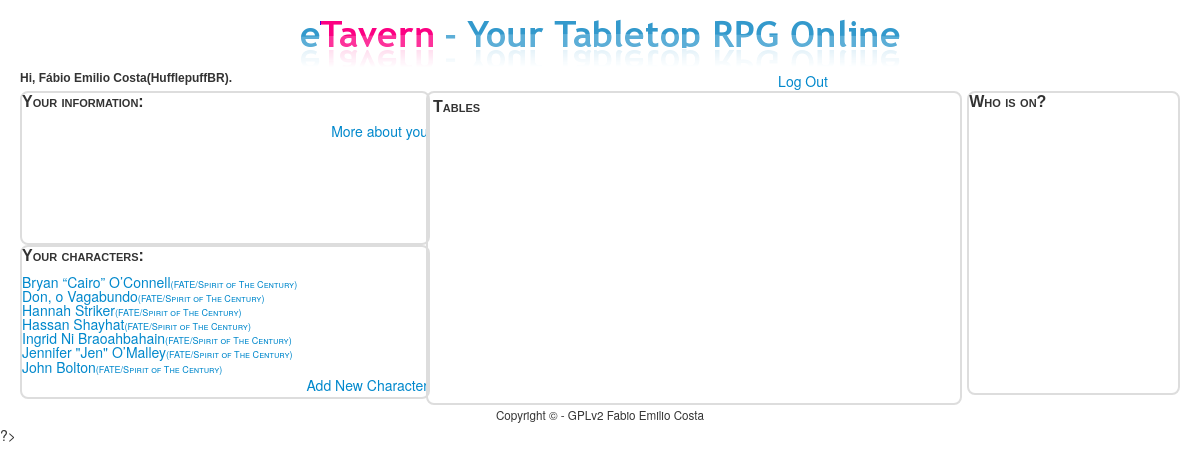
Screenshot of / (signed in) with the database file from the repository.
### tables this page shows
CREATE TABLE IF NOT EXISTS `characters` (
  `id` bigint(20) NOT NULL AUTO_INCREMENT,
  `userid` bigint(20) NOT NULL,
  `char_name` varchar(100) NOT NULL,
  `system` varchar(100) NOT NULL,
  `base_desc` varchar(100) NOT NULL,
  `sheet` text,
  `history` text,
  PRIMARY KEY (`id`),
  UNIQUE KEY `userid` (`userid`,`char_name`,`system`)
);

### html/index.php (called while the page is built, shortened)
<?php
  $sheets=query("select * from characters where userid=? order by char_name,system",$_SESSION["id"]);
  $js_function=<<<FUNCTION
$(document).ready(function() {
    whoIsOn();
});
FUNCTION;
  render("tavern.php", ["title" => "Your Tavern - ".$_SESSION["realname"],
                        "realname" => $_SESSION["realname"],
                        "username" => $_SESSION["username"],
                        "sheets" => $sheets,
                        "jquery"=>$js_function,
                        "extraJS"=>["js/whoIsOn.js"]])?>

### templates/tavern.php (the view, shortened to what this page needs)
<div id="logTop">
  <div class="information">
    Hi, <?= $realname;?>(<?= $username?>).
  </div>
  <div id="menu">
    <a href="logout.php">Log Out</a>
  </div>
</div>
<div class="tavern">
  <div class="people">
    <div id="userinfo">
      <p class="headers">Your information:</p>
      <div class="newChar">
        <a href="aboutYou.php">More about you</a>
      </div>
    </div>
    <div id="chars">
      <p class="headers">Your characters:</p>
      <div class="charlist">
        <?php
          if ($sheets === false)
              print("Problem on database!");
          else if (count($sheets)===0)
              print("No sheets on your binder.");
          else
            foreach($sheets as $sheet):
        ?>
        <div class="charEntry">
          <a class="charlinks" href="sheetInfo.php?sheetid=<?= $sheet['id']?>">
            <?= $sheet['char_name']?><span class="charsystem">(<?= $sheet['system']?>)</span></a></div>
        <?php
                endforeach;
        ?>
      </div>
      <div class="newChar">
        <a href="newChar.php">Add New Character</a></div>
    </div>
  </div>
  <div class="info">
    <div class="tables">
      <p class="headers">Tables</p>
    </div>
    <div class="loggedOn">
      <p class="headers">Who is on?</p>
    </div>
  </div>
</div>

### includes/functions.php (shortened to what this page needs)
<?php
    function query()
    {
        $sql = func_get_arg(0);
        $parameters = array_slice(func_get_args(), 1);
        static $handle;
        if (!isset($handle))
        {
            try
            {
                $handle = new PDO("mysql:dbname=" . DATABASE . ";host=" . SERVER, USERNAME, PASSWORD);
                $handle->setAttribute(PDO::ATTR_EMULATE_PREPARES, false);
            }
            catch (Exception $e)
            {
                trigger_error($e->getMessage(), E_USER_ERROR);
                exit;
            }
        }
        $statement = $handle->prepare($sql);
        $results = $statement->execute($parameters);
        if ($results !== false)
        {
            return $statement->fetchAll(PDO::FETCH_ASSOC);
        }
        else
        {
            return false;
        }
    }
    function render($template, $values = [])
    {
        if (file_exists("../templates/$template"))
        {
            extract($values);
            require("../templates/header.php");
            require("../templates/$template");
            require("../templates/footer.php");
        }
        else
        {
            trigger_error("Invalid template: $template", E_USER_ERROR);
        }
    }
?>

### templates/header.php (shortened to what this page needs)
<!DOCTYPE html>
<html>
    <head>
        <link href="css/bootstrap.css" rel="stylesheet"/>
        <link href="css/bootstrap-responsive.css" rel="stylesheet"/>
        <link href="css/styles.css" rel="stylesheet"/>
        <link href="css/chat.css" rel="stylesheet"/>
    </head>
    <body>
        <div class="container-fluid">
            <div id="top">
                <a href="/"><img alt="eTavern - Your Tabletop RPG Online" src="img/logo.png"/></a>
            </div>
            <div id="middle">

### templates/footer.php
            </div>
            <div id="bottom">
                Copyright &#169; - GPLv2 Fabio Emilio Costa
            </div>
        </div>
    </body>
</html>

### html/css/styles.css (style rules this page uses)
#top { text-align: center; }
#middle { text-align: center; width: 100%; }
#bottom { font-size: smaller; text-align: center; vertical-align: top; }
.people { float: left; width: 35%; display: table; }
#userinfo { border: 2px solid #DDDDDD; border-radius: 8px; width: 100%; height: 150px; text-align: left; display: table; }
.tavern { width: 100%; height: 300px; display: table; }
.tables { padding: 5px; border: 2px solid #DDDDDD; border-radius: 8px; width: 45%; height: 300px; text-align: left; display: table; float: left; }
.loggedOn { border: 2px solid #DDDDDD; border-radius: 8px; width: 18%; display: table; float: right; height: 300px; text-align: left; }
#chars { border: 2px solid #DDDDDD; border-radius: 8px; width: 100%; height: 150px; text-align: left; display: block; list-style: none; }
#menu { text-align: center; width: 65%; float: right; display: table; }
#logTop { float: top; width: 100%; display: table; }
.newChar { text-align: right; vertical-align: bottom; }
.information { text-align: left; font: 12px helvetica; font-weight: bold; width: 30%; display: table; float: left; }
.headers { text-align: left; font: 16px helvetica; font-weight: bold; font-variant: small-caps; }
.charEntry { line-height: 100%; }
.charlinks { width: 100%; display: list-item; }
.charlist { height: 100px; overflow: auto; }
.charsystem { height: 100%; line-height: 100%; font-size: 65%; font-variant: small-caps; vertical-align: center; }

### rows the page displays
characters: char_name "Bryan “Cairo” O’Connell", system "FATE/Spirit of The Century"
characters: char_name "Don, o Vagabundo", system "FATE/Spirit of The Century"
characters: char_name "Hannah Striker", system "FATE/Spirit of The Century"
characters: char_name "Hassan Shayhat", system "FATE/Spirit of The Century"
characters: char_name "Ingrid Ni Braoahbahain", system "FATE/Spirit of The Century"
characters: char_name "Jennifer \"Jen\" O’Malley", system "FATE/Spirit of The Century"
characters: char_name "John Bolton", system "FATE/Spirit of The Century"

### other values shown
$realname "Fábio Emilio Costa"
$username "HufflepuffBR"
